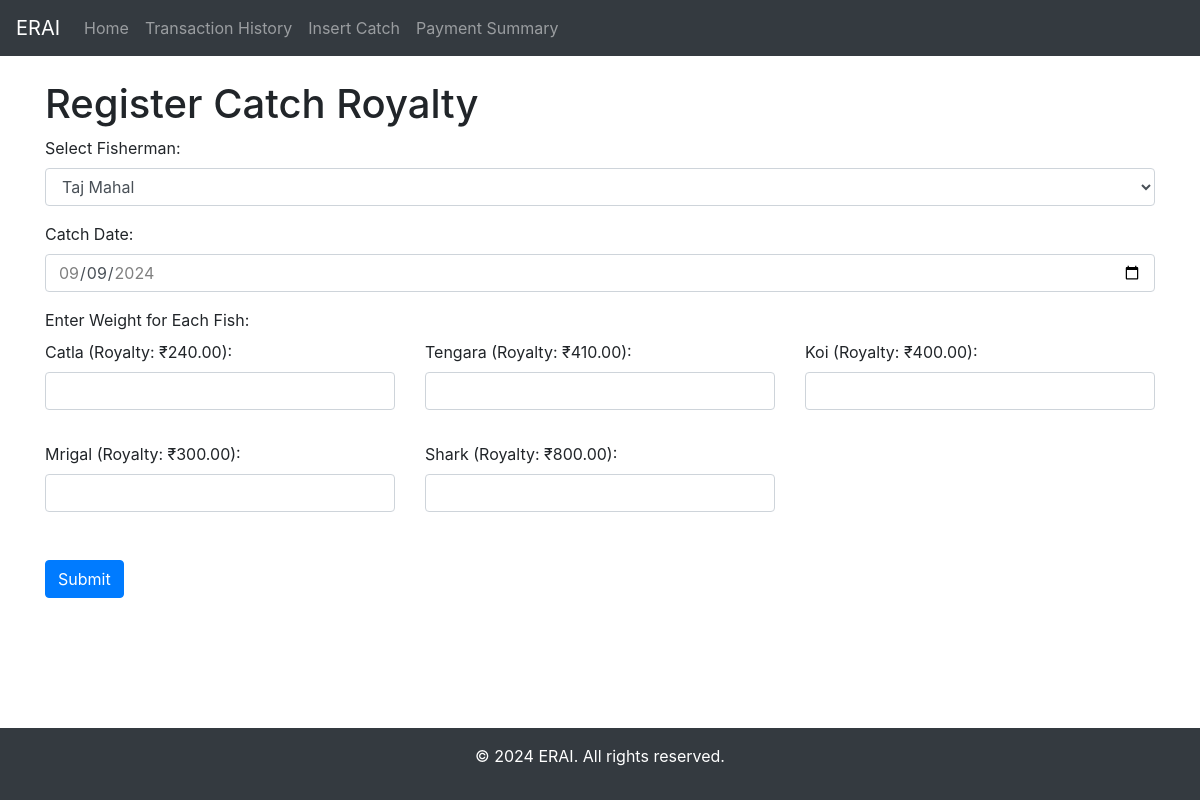
The page /log_catch_royalty/ on the database as committed earlier.
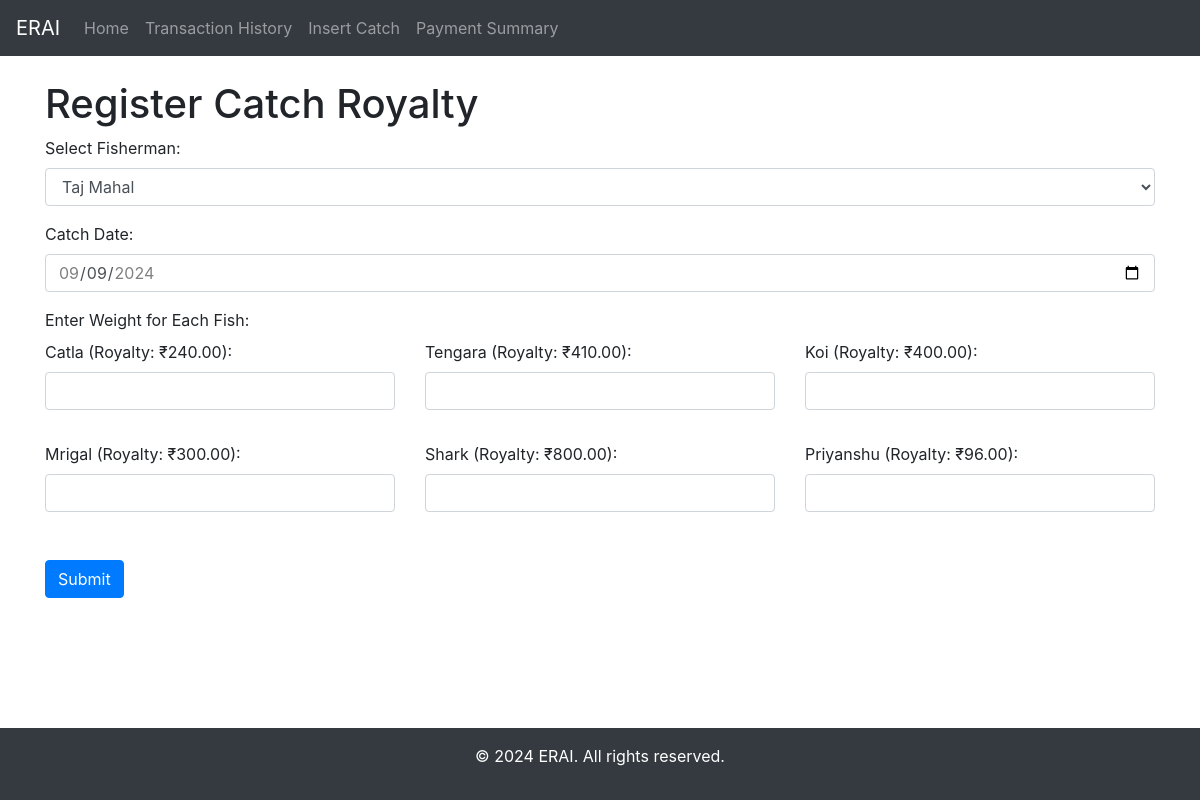
The same page on the database as committed later.
### myApp/models.py (models this page shows, shortened)
class Fish(models.Model):
    name = models.CharField(max_length=255)
    price = models.DecimalField(max_digits=10, decimal_places=2)
    royalty_amount = models.DecimalField(max_digits=10, decimal_places=2, default=0.00)

### myApp/views.py (the view)
# urls.py: path('log_catch_royalty/', log_catch_royalty, name='register_catch_royalty'),
def log_catch_royalty(request):
    if request.method == 'POST':
        fisherman_id = request.POST.get('fisherman')
        catch_date = request.POST.get('catch_date')
        fisherman = get_object_or_404(RoyaltyFisherman, id=fisherman_id)
        fish_ids = [fish.id for fish in Fish.objects.all()]
        total_amount_due = 0
        for fish_id in fish_ids:
            weight = request.POST.get(f'weight_{fish_id}')
            if weight:
                try:
                    weight = float(weight)
                except ValueError:
                    weight = 0
                if weight > 0:
                    fish = get_object_or_404(Fish, id=fish_id)
                    CatchRoyalty.objects.create(
                        fisherman=fisherman,
                        fish=fish,
                        weight=weight,
                        catch_date=catch_date
                    )
                    amount_due = weight * float(fish.royalty_amount)
                    total_amount_due += amount_due
        messages.success(request, "Catch for royalty successfully logged.")
        return redirect('/')
    else:
        fishermen = RoyaltyFisherman.objects.all()
        fish_list = Fish.objects.all()
        return render(request, 'catchByFishermanRoyalty.html', {'fishermen': fishermen, 'fish_list': fish_list})

### myApp/templates/catchByFishermanRoyalty.html (shortened to what this page needs)
{% extends 'base.html' %}
{% block content %}
    <h1>Register Catch Royalty</h1>
    <form method="post" action="{% url 'register_catch_royalty' %}">
        <div class="form-group">
            <label for="fisherman">Select Fisherman:</label>
            <select name="fisherman" id="fisherman" class="form-control" required>
                {% for fisherman in fishermen %}
                    <option value="{{ fisherman.id }}">{{ fisherman.name }}</option>
                {% endfor %}
            </select>
        </div>
        <div class="form-group">
            <label for="catch_date">Catch Date:</label>
            <input type="date" id="catch_date" name="catch_date" class="form-control" required>
        </div>
        <div class="form-group">
            <label for="fish_weights">Enter Weight for Each Fish:</label>
            <div class="row" id="fish_weights">
                {% for fish in fish_list %}
                    <div class="col-md-4 mb-3">
                        <div class="form-group">
                            <label for="weight_{{ fish.id }}">{{ fish.name }} (Royalty: ₹{{ fish.royalty_amount }}):</label>
                            <input type="number" name="weight_{{ fish.id }}" id="weight_{{ fish.id }}" class="form-control" step="0.01" min="0">
                        </div>
                    </div>
                {% endfor %}
            </div>
        </div>
        <button type="submit" class="btn btn-primary">Submit</button>
    </form>
{% endblock %}

Rows that differ between the two databases and show on the page:
added Fish: name "Priyanshu", royalty_amount "96.00"
